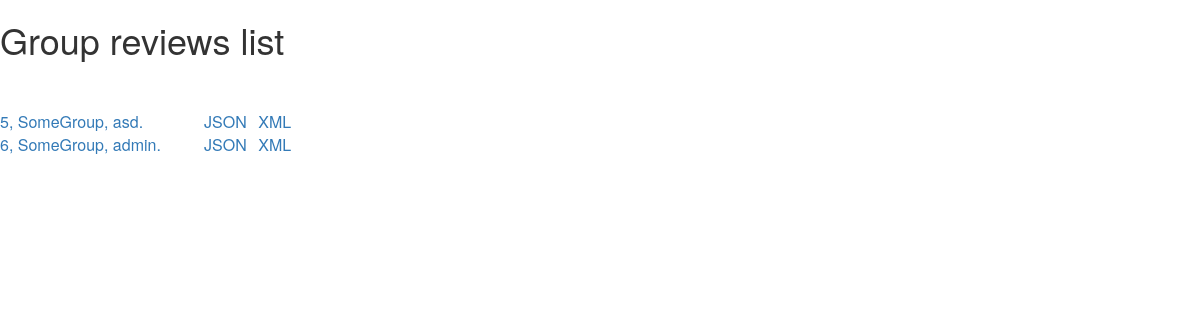
Before: /groupreviews/ with the older database file.
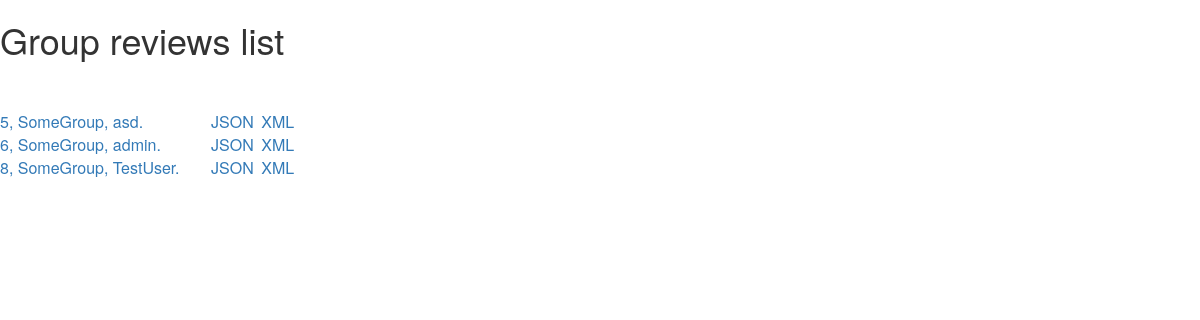
After: the same page with the newer database file.
### iMusicMatch/models.py (models this page shows, shortened)
class GroupReview(models.Model):
    groupID = models.ForeignKey(Group)
    user = models.ForeignKey(Django_User)
    date = models.DateField()
    review = models.CharField(max_length = 1000)
    def __unicode__(self):
        return "{0}, {1}, {2}".format(self.id, self.groupID.name, self.user.username)

class Group(models.Model):
    scID = models.IntegerField() #ID used in SoundCloud API
    name = models.CharField(max_length=100)
    userList = models.ManyToManyField(User)
    tracks = models.ManyToManyField(Track, blank=True)

### iMusicMatch/views.py (the view)
# urls.py: url(r'^groupreviews/$',     views.ListingHTMLGroupReviews,       name='groupreview_list'),
def ListingHTMLGroupReviews(request):
    entitys = GroupReview.objects.all()
    return ListEntity(request, "groupreviews", "Group reviews", entitys)

### iMusicMatch/views.py (called while the page is built)
def ListEntity(request, basename, entityType, entitys):
    return render(request, 'iMusicMatch/ListingEntity.html', {'basename':basename,'entitys': entitys, 'entityType': entityType})

### templates/iMusicMatch/ListingEntity.html (shortened to what this page needs)
<link rel="stylesheet" href="//maxcdn.bootstrapcdn.com/bootstrap/3.2.0/css/bootstrap.min.css">
<link rel="stylesheet" href="//maxcdn.bootstrapcdn.com/bootstrap/3.2.0/css/bootstrap-theme.min.css">
 <html>
        <head>
        </head>
        <body>
             <div>
                <h1><p>{{ entityType }} list</p></h1>
                 <br> </br>
            </div>
        <table style="width:25%">
        {% for entity in entitys %}
            <tr>
                <td><a href={{ entity.id }}>{{ entity }}.</a></td>
                <td><a href="/{{ basename }}.json/{{ entity.id }}">JSON</a></td>
                <td><a href="/{{ basename }}.xml/{{ entity.id }}">XML</a></td>
            </tr>
        {% endfor %}
        </table>
        </body>
    </html>

Changed rows visible on the page:
added GroupReview: id+groupID+user "8, SomeGroup, TestUser"
